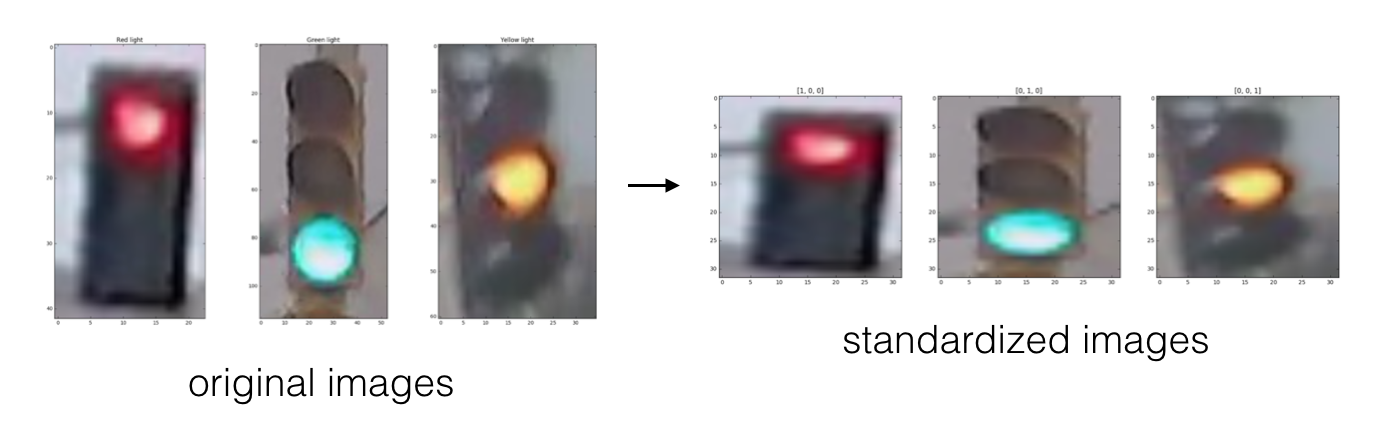
#> input picture Traffic Light Classifier/images/processing_steps.png, 1396 x 446 px, given as the content of the folder traffic_light_images/training/red, which was not available
$ jupyter execute --allow-errors Traffic_Light_Classifier.ipynb   (shell and % lines are left out)   (older library calls are emulated)   (text cells are left out)
#> lines starting #> are read from the running program, lines starting #| are printed output that depends on the picture; after the words box and inside, x2 and y2 are one past the last pixel; in counts of white or black regions, pixels touching at a corner belong together; long printed decimals are rounded; pictures that were not available may be replaced by others from this repository, and a replacement may not be noted
### Traffic Light Classifier/helpers.py
import os
import glob # library for loading images from a directory
import matplotlib.image as mpimg


# This function loads in images and their labels and places them in a list
# The list contains all images and their associated labels
# For example, after data is loaded, im_list[0][:] will be the first image-label pair in the list
def load_dataset(image_dir):

    # Populate this empty image list
#> called with image_dir = 'traffic_light_images/training/'
    im_list = []
    image_types = ["red", "yellow", "green"]

    # Iterate through each color folder
    for im_type in image_types:

        # Iterate through each image file in each image_type folder
        # glob reads in any image with the extension "image_dir/im_type/*"
        for file in glob.glob(os.path.join(image_dir, im_type, "*")):

            # Read in the image
            im = mpimg.imread(file)
#> im is the input picture: shape (446, 1396, 4) float32; mean R, G, B, A 0.799, 0.79, 0.794, 1

            # Check if the image exists/if it's been correctly read-in
            if not im is None:
                # Append the image, and it's type (red, green, yellow) to the image list
                im_list.append((im, im_type))

    return im_list

### Traffic Light Classifier/test_functions.py
# All test code
import unittest
from IPython.display import Markdown, display


# Helper functions for printing markdown text (text in color/bold/etc)
def printmd(string):
    display(Markdown(string))

# Print a test failed message, given an error
def print_fail():
    printmd('**<span style="color: red;">TEST FAILED</span>**')

# Print a test passed message
def print_pass():
    printmd('**<span style="color: green;">TEST PASSED</span>**')


# A class holding all tests
class Tests(unittest.TestCase):


    # Tests the `one_hot_encode` function, which is passed in as an argument
    def test_one_hot(self, one_hot_function):

        # Test that the generated one-hot labels match the expected one-hot label
        # For all three cases (red, yellow, green)
        try:
            self.assertEqual([1,0,0], one_hot_function('red'))
            self.assertEqual([0,1,0], one_hot_function('yellow'))
            self.assertEqual([0,0,1], one_hot_function('green'))

        # If the function does *not* pass all 3 tests above, it enters this exception
        except self.failureException as e:
            # Print out an error message
            print_fail()
            print("Your function did not return the expected one-hot label.")
            print('\n'+str(e))
            return

        # Print out a "test passed" message
        print_pass()


    # Tests if any misclassified images are red but mistakenly classified as green
    def test_red_as_green(self, misclassified_images):
        # Loop through each misclassified image and the labels
        for im, predicted_label, true_label in misclassified_images:

            # Check if the image is one of a red light
            if(true_label == [1,0,0]):

                try:
                    # Check that it is NOT labeled as a green light
                    self.assertNotEqual(true_label, [0, 0, 1])
                except self.failureException as e:
                    # Print out an error message
                    print_fail()
                    print("Warning: A red light is classified as green.")
                    print('\n'+str(e))
                    return

        # No red lights are classified as green; test passed
        print_pass()

### Traffic Light Classifier/Traffic_Light_Classifier.ipynb
[cell 1]
import helpers # helper functions

import random
import numpy as np
from scipy.optimize import curve_fit
import matplotlib.pyplot as plt
import matplotlib.image as mpimg # for loading in images
import cv2 # computer vision library

[cell 2]
# Image data directories
IMAGE_DIR_TRAINING = "traffic_light_images/training/"
IMAGE_DIR_TEST = "traffic_light_images/test/"

[cell 3]
# Using the load_dataset function in helpers.py
# Load training data
IMAGE_LIST = helpers.load_dataset(IMAGE_DIR_TRAINING)
#> IMAGE_LIST = 3 items

[cell 4]
## TODO: Write code to display an image in IMAGE_LIST (try finding a yellow traffic light!)
## TODO: Print out 1. The shape of the image and 2. The image's label

def getImage(index=0, color=None, Random=False, showImg=False):
    #get total number of images in set
    total_num_of_images = len(IMAGE_LIST)
    # check whether color is red green of yellow
    acceptable_colors = tuple(['red', 'yellow', 'green'])
    if (not color in acceptable_colors) or color == None:
            raise ValueError('color {} is not an acceptable color'.format(color))
    # pick random index if random, and keep choosign random image until correct color is found
    if Random == True:
        image_index = random.randint(0, total_num_of_images-1)
        if (color != None):
            while IMAGE_LIST[image_index][1] != color:
                image_index = random.randint(0, total_num_of_images-1)
    # incement index until color is found
    else:
        image_index = index
        while IMAGE_LIST[image_index][1] != color:
            if image_index >= total_num_of_images:
                total_num_of_images = 0
            else:
                total_num_of_images += 1

    # select image
    selected_image = IMAGE_LIST[image_index][0]
    # select label
    selected_label = IMAGE_LIST[image_index][1]

    if showImg:
        plt.imshow(selected_image)
        print("Shape: {0[1]}px X {0[0]}px".format(selected_image.shape))
        print("Label: " + str(selected_label))
        print("Index: " + str(image_index))
    return selected_image, selected_label, image_index


image, label, index = getImage(color='red', Random=True, showImg=True)
#> in getImage, `total_num_of_images = len(IMAGE_LIST)`: total_num_of_images = 3
#> in getImage, `image_index = random.randint(0, total_num_of_images-1)`: image_index = 1
#> the loop in getImage, `while IMAGE_LIST[image_index][1] != color:` made 2 passes
#> image_index on passes 1 to 2: 1, 0
#> in getImage, `selected_label = IMAGE_LIST[image_index][1]`: selected_label = 'red'
#| Shape: 1396px X 446px
#| Label: red
#| Index: 0
#> label = 'red'; index = 0
image2, label2, index3 = getImage(color='yellow', Random=True, showImg=True)
#| Shape: 1396px X 446px
#| Label: yellow
#| Index: 1
#> label2 = 'yellow'; index3 = 1
image3, label2, index3 = getImage(color='green', Random=True, showImg=True)
#| Shape: 1396px X 446px
#| Label: green
#| Index: 2
#> label2 = 'green'; index3 = 2
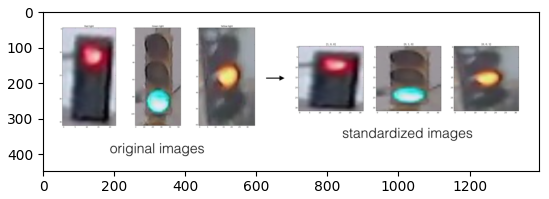
#> figure drawn by matplotlib, 1 panel

[cell 5]
# calculate the average of a lower bounded array of numbers
# for classifying traffic light images this lower bound was
# set to 0.1 radians.
# [10 lines left out: function average, not called in this run]

def to_polar_coords(xpix, ypix):
    # Calculate distance to each pixel
    dist = np.sqrt(xpix**2 + ypix**2)
    # Calculate angle using arctangent function
    angles = np.arctan2(ypix, xpix)
    return dist, angles

# Use a sobel image filter and return the magnitude and angles vectors
# for the image
# reference : https://www.programcreek.com/python/example/89325/cv2.Sobel
def sobel_filter(image):
    # sobel filter x and y gradients
    sobelx = cv2.Sobel(image, cv2.CV_64F, 1, 0, ksize=5)
    sobely = cv2.Sobel(image, cv2.CV_64F, 0, 1, ksize=5)
    # absolute the gradients
    abs_sobelx = np.absolute(sobelx)
    abs_sobely = np.absolute(sobely)

    # get magnitude array & angle array
    mag, ang = to_polar_coords(abs_sobelx, abs_sobely)

     # scale values to 8 bit
    scale_factor = np.max(mag)/255
    mag = (mag/scale_factor).astype(np.uint8)

    return mag, ang

def getBoundingBox(img_thres):
    # ref : https://www.pyimagesearch.com/2017/02/20/text-skew-correction-opencv-python/
    # grab the (x, y) coordinates of all pixel values that
    # are greater than zero, then use these coordinates to
    # compute a rotated bounding box that contains all
    # coordinates
    coords = np.column_stack(np.where(img_thres > 0))
    rect = cv2.minAreaRect(coords)
    box = cv2.boxPoints(rect)
    box = np.int0(box)

    angle = rect[-1]
    # handle the angle to get correct output
    if angle < -45:
        angle = -(90 + angle)
    else:
        angle = -angle

    return box, angle


def rectanglemask(img, box):
    # transpose as box is flipped
    mask_img = cv2.transpose(np.zeros_like(img))
    cv2.drawContours(mask_img,[box], 0, (255,255,255), -1)
    mask_img = np.uint8(mask_img)
    ret, mask = cv2.threshold(mask_img,1,255,cv2.THRESH_BINARY)
    # transpose back
    mask = cv2.transpose(mask)
    return mask

# rotate the image by a specified angle.
# ref: https://www.pyimagesearch.com/2014/01/20/basic-image-manipulations-in-python-and-opencv-resizing-scaling-rotating-and-cropping/
def rotate(image, angle):
    if len(image.shape) > 2:
        h, w, _ = image.shape
    else:
        h, w = image.shape
    center = (w / 2, h / 2)
    M = cv2.getRotationMatrix2D(center, angle, 1)
    rotated = cv2.warpAffine(image, M, (w, h))

    return rotated


# Some of the traffic light images are very skewed. This function attempts to
# center the traffic lights for easier feature extraction.
# This function filters and image through a sobel image filter extracting magnitude vectors from
# each pixel. These vectors are then filtered and an average image rotation angle is computed
# and returned.
# The magnitude thresold, and angle threshold values were randomly choosen though trail and error.
def getTrafficLightAngle(image, mag_thes=(80, 255), ang_thres=(-np.pi/6, np.pi/6)):
    # convert to grayscale
    gray = cv2.cvtColor(image, cv2.COLOR_RGB2GRAY)

    mag, ang = sobel_filter(gray)
        ### print(average(mag, mag_thes[0], mag_thes[1]))

     # threshold between angle values, and magnitude values
    ang_threshold = np.zeros_like(ang)
    above_ang =   (ang > ang_thres[0]) \
                & (ang <= ang_thres[1]) \
                & (mag > mag_thes[0])   \
                & (mag <= mag_thes[1])
    ang_threshold[above_ang] = 1

    # mask the thresheld image with the angle image
    masked_ang = np.copy(ang)
    masked_ang[ang_threshold == 0] = 0

    h, w = ang_threshold.shape
    # If the thresholding only revelas a few pixels disregard
    # and set angle to zero
    numOfEdges = np.count_nonzero(masked_ang>0)
    if numOfEdges > 80:
        box, angle = getBoundingBox(ang_threshold)
    else:
        angle = 0
        box = np.array([[0, w],
                        [0, 0],
                        [h, 0],
                        [h, w]], np.int32)

    return box, angle, masked_ang

# CODE TEST
# --------------
red, _, index = getImage(color='green', Random=True)
#> index = 2
standard_im = np.copy(red)
box, angle, sobel = getTrafficLightAngle(standard_im)
#> in sobel_filter, `sobely = cv2.Sobel(image, cv2.CV_64F, 0, 1, ksize=5)`:
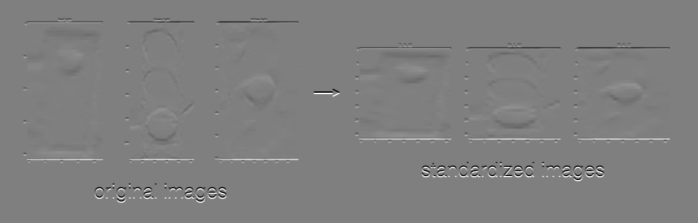
#> sobely: shape (446, 1396) float64 (shown at 1/2 size); min -48, max 48, mean 0; drawn with min black and max white
#> in to_polar_coords, `angles = np.arctan2(ypix, xpix)`:
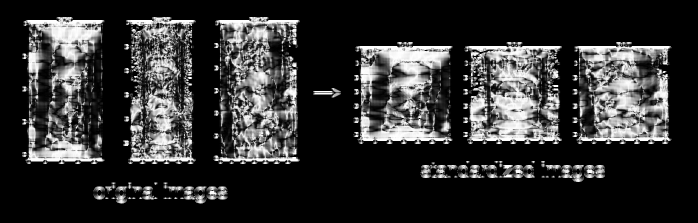
#> angles: shape (446, 1396) float64 (shown at 1/2 size); min 0, max 1.57, mean 0.304; drawn with min black and max white
#> in sobel_filter, `scale_factor = np.max(mag)/255`: scale_factor = 0.196
#> in getTrafficLightAngle, `above_ang =   (ang > ang_thres[0]) \ & (ang <= ang_thres[1]) \ & (mag ..`:
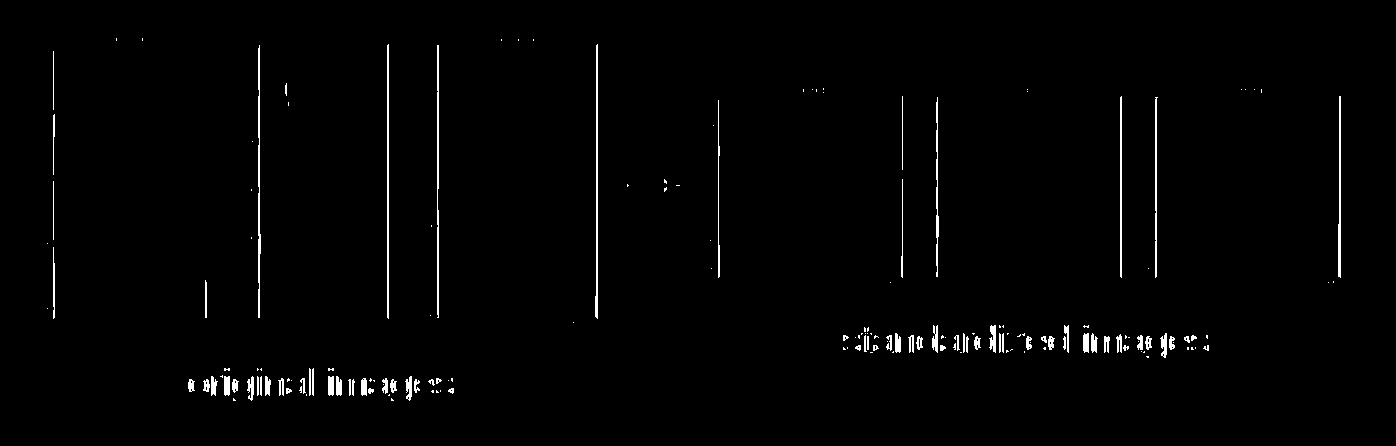
#> above_ang: shape (446, 1396) bool; 1.4% white in thin lines or dots, all inside (x1, y1, x2, y2) = (47, 38, 1341, 401)
#> in getTrafficLightAngle, `numOfEdges = np.count_nonzero(masked_ang>0)`: numOfEdges = 6650
#> box = [[41, 1340], [37, 47], [399, 46], [402, 1339]]; angle = 0.147
# plt.imshow(sobel)

# create rectangluar mask from edge detection
mask = rectanglemask(sobel, box)
#> in rectanglemask, `cv2.drawContours(mask_img,[box], 0, (255,255,255), -1)`:
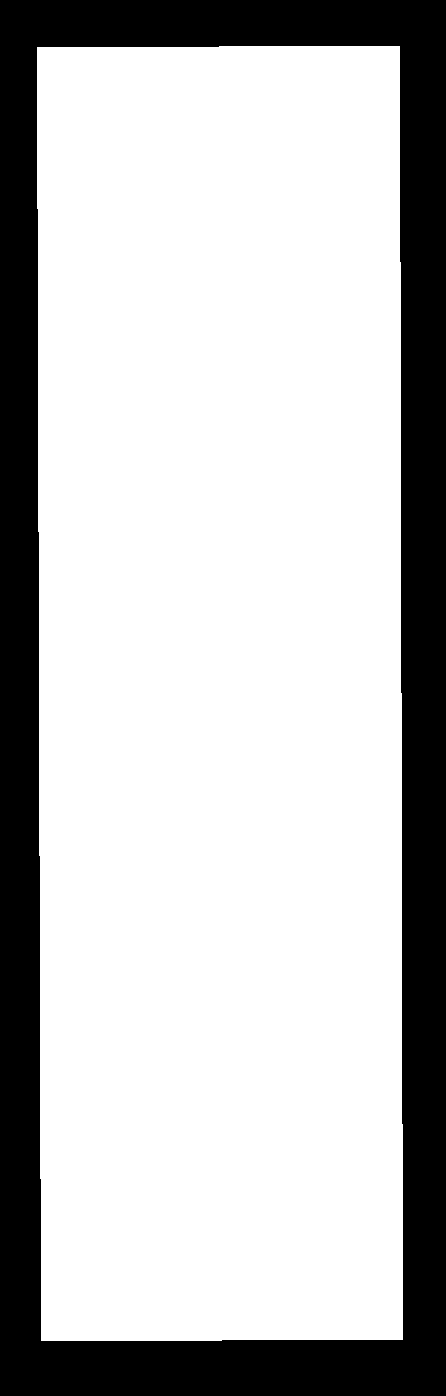
#> mask_img: shape (1396, 446) float64; 75.3% white; 1 black region, box (x1, y1, x2, y2) and area: (0, 0, 446, 1396) 153538
#> in rectanglemask, `mask = cv2.transpose(mask)`:
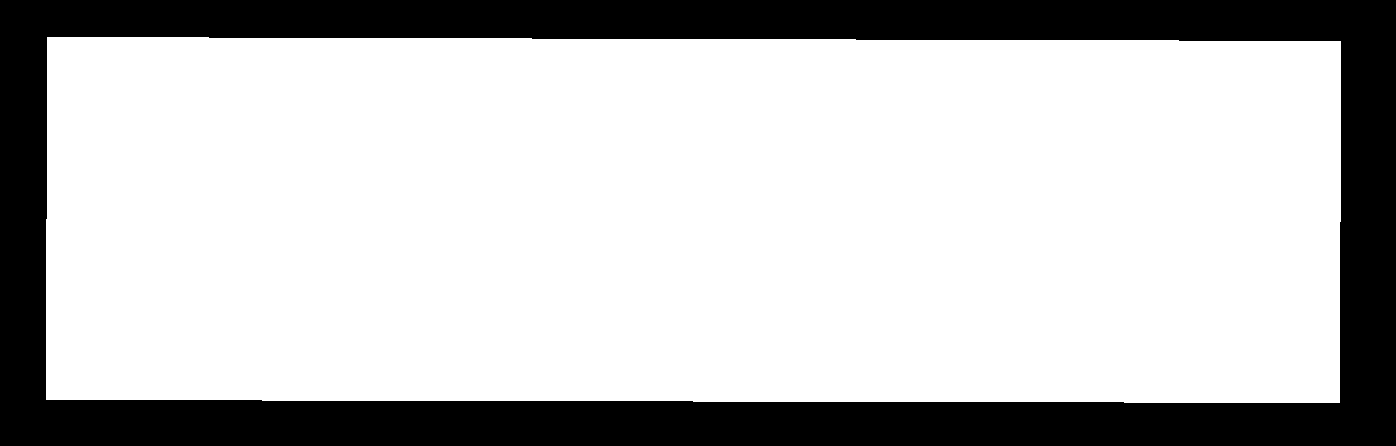
#> mask: shape (446, 1396); 75.3% white; 1 black region, box (x1, y1, x2, y2) and area: (0, 0, 1396, 446) 153538
mask = cv2.resize(mask, (red.shape[1], red.shape[0]))
mask_img = np.copy(red)
#mask image
mask_img = cv2.bitwise_and(red, mask_img,mask = mask)
#> mask_img: shape (446, 1396, 4) float32

# rotate image by skew
cnt = rotate(mask, angle)
#> in rotate, `M = cv2.getRotationMatrix2D(center, angle, 1)`: M = [[1, 0.00256, -0.568], [-0.00256, 1, 1.79]]
# get bounding box
x,y,w,h = cv2.boundingRect(cnt)
#> x = 46; y = 38; w = 1295; h = 365
#rotate masked image & crop
rotated = rotate(mask_img, angle)
cropped = rotated[y:y+h,x:x+w]
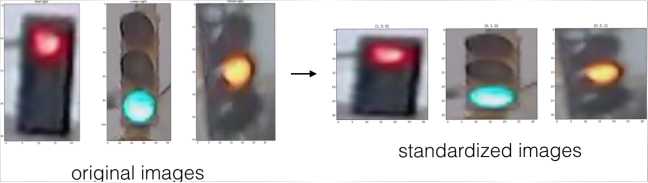
#> cropped: shape (365, 1295, 4) float32 (shown at 1/2 size); mean R, G, B, A 0.728, 0.715, 0.721, 0.992; transparent parts drawn white

print("angle: {}".format(angle))
#| angle: 0.1465
f, (ax1, ax2, ax3) = plt.subplots(1, 3, figsize=(20,10))
ax1.set_title('image')
ax1.imshow(red)
ax2.set_title('mask')
ax2.imshow(mask_img)
ax3.set_title('cropped')
ax3.imshow(cropped)
plt.show()

[cell 6]
# This function should take in an RGB image and return a new, standardized version
def standardize_input(image):
    ## TODO: Resize image and pre-process so that all "standard" images are the same size
    box, angle, sobel = getTrafficLightAngle(image)

    # create rectangluar mask from edge detection
    mask = rectanglemask(sobel, box)
    mask = cv2.resize(mask, (image.shape[1], image.shape[0]))
    mask_img = np.copy(image)
    #mask image
    mask_img = cv2.bitwise_and(image, mask_img,mask = mask)

    # rotate image by skew
    cnt = rotate(mask, angle)
    # get bounding box
    x,y,w,h = cv2.boundingRect(cnt)
    #rotate masked image & crop
    rotated = rotate(mask_img, angle)
    cropped = rotated[y:y+h,x:x+w]

    #resize to 32 X 32
    standard_im = cv2.resize(cropped, (32, 32))

    return standard_im


#original red green and blue image
random_red, _, index1 = getImage(color='red', Random=True)
#> index1 = 0
random_yellow, _, index2 = getImage(color='yellow', Random=True)
#> index2 = 1
random_green, _, index3 = getImage(color='green', Random=True)

# show red, yellow, green images
f, (ax1, ax2, ax3) = plt.subplots(1, 3, figsize=(20,10))
ax1.set_title('red')
ax1.imshow(random_red)
ax2.set_title('yellow')
ax2.imshow(random_yellow)
ax3.set_title('green')
ax3.imshow(random_green)
plt.show()

#original red green and blue image
std_red = standardize_input(random_red)
#> in standardize_input, `box, angle, sobel = getTrafficLightAngle(image)`: box = [[41, 1340], [37, 47], [399, 46], [402, 1339]]; angle = 0.147
#> in standardize_input, `x,y,w,h = cv2.boundingRect(cnt)`: x = 46; y = 38; w = 1295; h = 365
#> in standardize_input, `standard_im = cv2.resize(cropped, (32, 32))`:
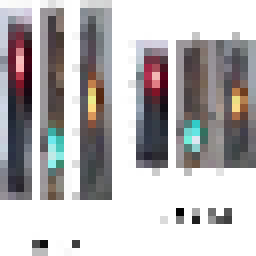
#> standard_im: shape (32, 32, 4) float32 (shown 8 times larger); mean R, G, B, A 0.725, 0.714, 0.718, 1
std_yellow = standardize_input(random_yellow)
std_green = standardize_input(random_green)

# show red, yellow, green images
f2, (ax1, ax2, ax3) = plt.subplots(1, 3, figsize=(20,10))
ax1.set_title('red')
ax1.imshow(std_red)
ax2.set_title('yellow')
ax2.imshow(std_yellow)
ax3.set_title('green')
ax3.imshow(std_green)
plt.show()

[cell 7]
## TODO: One hot encode an image label
## Given a label - "red", "green", or "yellow" - return a one-hot encoded label

# Examples:
# one_hot_encode("red") should return: [1, 0, 0]
# one_hot_encode("yellow") should return: [0, 1, 0]
# one_hot_encode("green") should return: [0, 0, 1]

def one_hot_encode(label):

    ## TODO: Create a one-hot encoded label that works for all classes of traffic lights
    one_hot_encoded = [0, 0, 0]
    # check whether color is red green of yellow
    acceptable_colors = tuple(['red', 'yellow', 'green'])
    if (not label in acceptable_colors):
            raise ValueError('label: {} is not an acceptable color'.format(label))
    if label == 'red':
        one_hot_encoded[0] = 1
    if label == 'yellow':
        one_hot_encoded[1] = 1
    if label == 'green':
        one_hot_encoded[2] = 1

    return one_hot_encoded

[cell 8]
# Importing the tests
import test_functions
tests = test_functions.Tests()

# Test for one_hot_encode function
tests.test_one_hot(one_hot_encode)

[cell 9]
def standardize(image_list):

    # Empty image data array
    standard_list = []

    # Iterate through all the image-label pairs
    for item in image_list:
        image = item[0]
        label = item[1]

        # Standardize the image
        standardized_im = standardize_input(image)

        # One-hot encode the label
        one_hot_label = one_hot_encode(label)

        # Append the image, and it's one hot encoded label to the full, processed list of image data
        standard_list.append((standardized_im, one_hot_label))

    return standard_list

# Standardize all training images
STANDARDIZED_LIST = standardize(IMAGE_LIST)
#> the loop in standardize, `for item in image_list:` made 3 passes
#> (label, one_hot_label) on passes 1 to 3: ('red', [1, 0, 0]), ('yellow', [0, 1, 0]), ('green', [0, 0, 1])
#> after the loop in standardize, `for item in image_list:`: standard_list = 3 items
#> STANDARDIZED_LIST = 3 items

[cell 10]
## TODO: Display a standardized image and its label
total_num_of_images = len(STANDARDIZED_LIST)
#> total_num_of_images = 3
image_index = random.randint(0, total_num_of_images-1)
#> image_index = 1

f2, (ax1, ax2) = plt.subplots(1, 2, figsize=(20,10))
ax1.set_title(STANDARDIZED_LIST[image_index][1])
ax1.imshow(STANDARDIZED_LIST[image_index][0])
ax2.set_title(IMAGE_LIST[image_index][1])
ax2.imshow(IMAGE_LIST[image_index][0])

[cell 11]
# Convert and image to HSV colorspace
# Visualize the individual color channels

image_num = random.randint(0, total_num_of_images-1)
#> image_num = 2
test_im = STANDARDIZED_LIST[image_num][0]
test_label = STANDARDIZED_LIST[image_num][1]
#> test_label = [0, 0, 1]

# Convert to HSV
hsv = cv2.cvtColor(test_im, cv2.COLOR_RGB2HSV)
#> hsv: shape (32, 32, 3) float32; mean H, S, V 99.8, 0.1, 0.7

# Print image label
print('Label [red, yellow, green]: ' + str(test_label))
#| Label [red, yellow, green]: [0, 0, 1]

# HSV channels
h = hsv[:,:,0]
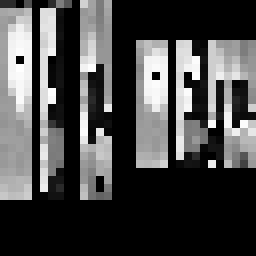
#> h: shape (32, 32) float32 (shown 8 times larger); min 0, max 358.3, mean 99.8; drawn with min black and max white
s = hsv[:,:,1]
v = hsv[:,:,2]
#> (the rest of the program and of its run is left out)
